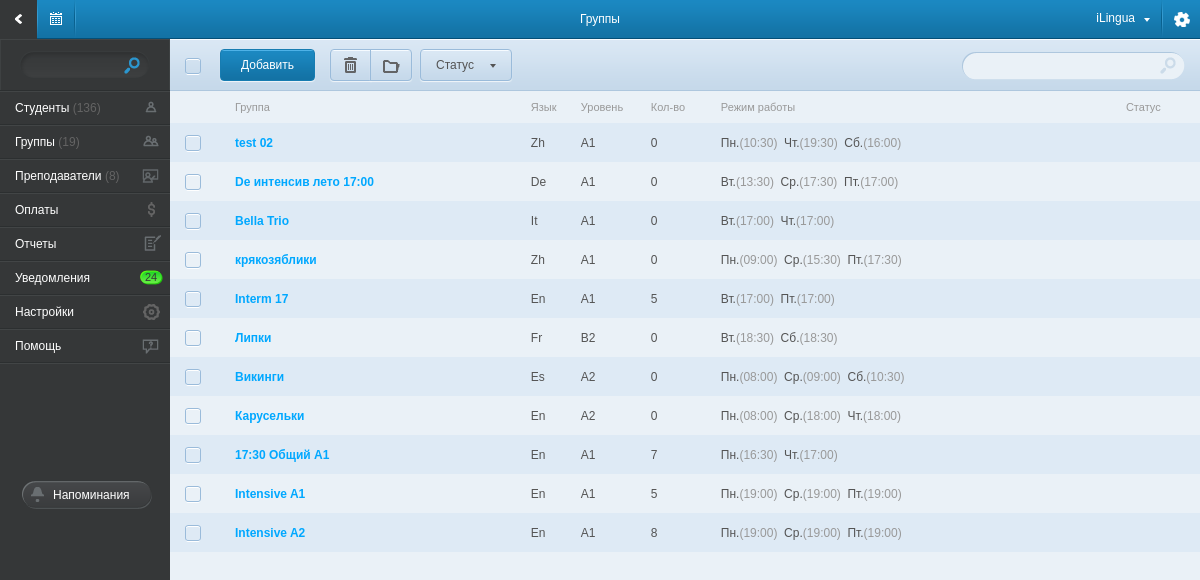
The app's page /groups/ with its own data.
### tables this page shows
CREATE TABLE IF NOT EXISTS `school_groups` (
  `id` int(6) NOT NULL auto_increment,
  `name` varchar(100) NOT NULL,
  `lang_id` int(5) NOT NULL,
  `level_id` int(5) NOT NULL,
  `group_format_id` int(5) NOT NULL,
  `status` int(3) NOT NULL,
  PRIMARY KEY  (`id`)
);

CREATE TABLE IF NOT EXISTS `lang` (
  `id` int(5) NOT NULL auto_increment,
  `name` varchar(100) NOT NULL,
  `short_name` varchar(5) NOT NULL,
  `color` varchar(7) NOT NULL default '#E93030',
  PRIMARY KEY  (`id`)
);

CREATE TABLE IF NOT EXISTS `level` (
  `id` int(5) NOT NULL auto_increment,
  `name` varchar(20) NOT NULL,
  `descriptiion` varchar(255) NOT NULL,
  PRIMARY KEY  (`id`)
);

CREATE TABLE IF NOT EXISTS `timetable_set` (
  `id` int(11) NOT NULL auto_increment,
  `classroom_id` int(5) NOT NULL,
  `school_groups_id` int(5) NOT NULL,
  `user_id` int(5) NOT NULL,
  `day` int(1) NOT NULL,
  `time_start` time NOT NULL,
  `time_stop` time NOT NULL,
  PRIMARY KEY  (`id`)
);

### application/controllers/main.php (called while the page is built, shortened)
<?php if ( ! defined('BASEPATH')) exit('No direct script access allowed');
class main extends CI_Controller{
    function __construct() {
        $this->load->database();
        $this->load->model('list_model',    'list');
        $this->load->model('student_model', 'student');
        $this->load->model('group_model',   'group');
        $this->load->model('payment_model', 'payment');
        $this->load->model('teacher_model', 'teacher');
        $this->load->model('schedule_model','schedule');
        $this->load->helper('valid_data');
        $this->load->helper('date_convert');
        $this->load->helper('student');
        $this->load->helper('other');
    }
    function groups(){
        $gp_data['groups_list']     = $this->group->get_groups();
        foreach( $gp_data['groups_list'] as $key => $groups_ar ){
            $date_list = $this->group->get_timetable( $groups_ar['id'] );
            if( $date_list ){
                foreach($date_list as $date_ar ){
                    $tmp_ar[ $date_ar['day'] ] = $date_ar['time_start'];
                }
                $gp_data['groups_list'][$key]['time_str'] = get_schedule_str( $tmp_ar );
                unset($tmp_ar);
            }
        }
        $main_data_ar['title']          = 'Группы';
        $main_data_ar['left_menu']      = $this->load->view('component/left_menu_view', '', TRUE);
        $main_data_ar['right_content']  = $this->load->view('page/groups_view', $gp_data, TRUE);
        $this->load->view('main_view', $main_data_ar );
    }
}

### index.php (called while the page is built, shortened)
<?php
require_once BASEPATH.'core/CodeIgniter.php';

### application/models/group_model.php (called while the page is built, shortened)
<?php if ( ! defined('BASEPATH')) exit('No direct script access allowed');
class group_model extends CI_Model{
    function get_groups(){
        $query = $this->db->query("
                                    SELECT
                                        school_groups.*, school_groups.id AS `group_id`, lang.name AS `lang_name`, lang.short_name AS `lang_sname`, level.name AS `level_name`,
                                        (SELECT
                                            COUNT(student.id)
                                            FROM
                                                `student`,`student_school_groups`
                                            WHERE
                                                student.id = student_school_groups.student_id
                                                AND
                                                student_school_groups.school_groups_id = `group_id`
                                         ) AS `cnt_student`
                                    FROM
                                        `school_groups`, `lang`, `level`
                                    WHERE
                                        school_groups.lang_id   = lang.id
                                        AND
                                        school_groups.level_id  = level.id
                                        AND
                                        school_groups.group_format_id != 1
                                    GROUP BY  school_groups.id
                                  ");
        foreach ( $query->result_array() as $row )
            $return_ar[] = $row;
        return $return_ar;
    }
}

### application/views/page/groups_view.php (the view, shortened to what this page needs)
<div id="right_content">
    <div id="fix_space">
        <div id="fix_top_menu">
            <div id="content_top_block">
                <div id="group_top_block">
                    <div id="check_all_block">
                    </div>
                    <a href="/add_group/" class="top_left_btn_action" style="left:50px;">Добавить</a>
                    <a href="#" class="top_left_btn top_left_btn_left top_left_btn_del"         style="left:160px;"><div></div></a>
                    <a href="#" class="top_left_btn top_left_btn_right top_left_btn_catalog"   style="left:200px;"><div></div></a>
                    <a href="#" class="top_left_btn top_left_btn_list" style="left:250px; width: 75px;">
                        <div>Статус</div>
                    </a>
                    <div class="filter_group_top">
                        <input type="text" name="group_filter" id="group_filter" />
                    </div>
                </div>
            </div>
        </div>
    </div>
    <table class="group_tbl">
        <tr class="group_first_tr">
            <td style="width: 35px;"></td>
            <td style="width: 30px;"></td>
            <td>Группа</td>
            <td style="width: 50px;">Язык</td>
            <td style="width: 70px;">Уровень</td>
            <td style="width: 70px;">Кол-во</td>
            <td>Режим работы</td>
            <td>Статус</td>
        </tr>
        <? foreach ($groups_list as $group_ar): ?>
            <tr>
                <td><input type="checkbox" name="tmp[]" /></td>
                <td class="group_tbl_star"></td>
                <td><a href="/group_cart/<?= $group_ar['id'] ?>/"><?= $group_ar['name'] ?></a></td>
                <td><?= $group_ar['lang_sname'] ?></td>
                <td><?= $group_ar['level_name'] ?></td>
                <td><?= $group_ar['cnt_student'] ?></td>
                <td><?= $group_ar['time_str'] ?></td>
                <td></td>
            </tr>
        <? endforeach; ?>
    </table>
</div>

### application/helpers/student_helper.php (shortened to what this page needs)
<?php if ( ! defined('BASEPATH')) exit('No direct script access allowed');
function get_schedule_str( $schadule_ar ){
    $day_ar = array('Пн.','Вт.','Ср.','Чт.','Пт.','Сб.','Вс.');
    $str = '';
    if( $schadule_ar != NULL ){
        foreach ( $schadule_ar as $day => $time ){
            $time = preg_replace("#(\d{2}:\d{2}):\d{2}#i", "$1", $time);
            $str .= $day_ar[ $day-1 ].'<span>('.$time.')</span>&nbsp;&nbsp;';
        }
    }
    return $str;
}

### css/main.css (style rules this page uses)
body { font-family: Arial,Helvetica,Garuda,sans-serif; font-size: 12px; background-color: #b0b7ba; }
#left_menu, #right_content { display: table-cell; }
#right_content { vertical-align: top; }
#fix_space { height: 52px; }
#content_top_block { background-image: url('/img/bg_center_top_block.png'); height: 52px; position: relative; }
#group_top_block { height: 52px; position: relative; }
#group_top_block div { position: absolute; }
#check_all_block, #check_all_star { width: 20px; height: 20px; left: 0px; top: 18px; }
a.top_left_btn { display: block; position: absolute; width:40px; height: 30px; top: 10px; background-image: url(/img/btn_top_left.png); border: #9abbda solid 1px; border-radius: 4px; box-shadow: 0px 1px 1px #f1f6fa; }
a.top_left_btn_left { border-radius: 4px 0px 0px 4px; }
a.top_left_btn_right { border-radius: 0px 4px 4px 0px; }
a.top_left_btn div { width: inherit; height:inherit; background-image: url(/img/top_pic.png); background-repeat: no-repeat; }
a.top_left_btn_del div { background-position: -37px -58px; }
a.top_left_btn_catalog div { background-position: -4px -58px; }
a.top_left_btn_list { padding-left: 15px; }
a.top_left_btn_list div { background-image: url(/img/top_list_row.png); background-position: right 14px; line-height: 30px; color:#545454; }
a.top_left_btn_action { display: inline-block; position: absolute; top: 10px; height: 30px; line-height: 30px; padding: 0px 20px; color: #fff; background-image: url(/img/btn_top_left_action.png); border: #177cb1 solid 1px; border-radius: 4px; box-shadow: 0px 1px 1px #f1f6fa; }
.filter_group_top { background-image: url('/img/filter_group_top.png'); width: 224px; height: 29px; right: 15px; top: 12px; }
.filter_group_top input { position: absolute; width: 180px; height: 16px; left:10px; top: 6px; background: none; border: none; color:#a1a1a1; }
.group_tbl, .memo_tbl { width: 100%; border-collapse: collapse; }
.group_tbl .group_first_tr, .memo_tbl .group_first_tr { color: #999999 !important; background-image: none !important; }
.group_tbl .group_first_tr td, .memo_tbl .group_first_tr td { height: auto !important; line-height: normal !important; padding: 10px 0px 10px 0px; font-size: 11px; font-weight: normal !important; color: #999999 !important; }
.group_tbl td, .memo_tbl td { height: 39px; vertical-align: middle; color: #545454; }
.group_tbl td span, .memo_tbl td span { color: #999999; }
.group_tbl td a, .memo_tbl td a { color: #00a8ff; text-decoration: none; font-weight: bold; }
a { font-size: 12px; color: #00a8ff; text-decoration: none; font-weight: normal; }

### records on screen
school_groups: name "test 02", lang.short_name "Zh", level.name "A1", cnt_student "0", day "Пн.", time "10:30", day "Чт.", time "19:30", day "Сб.", time "16:00"
school_groups: name "De интенсив лето 17:00", lang.short_name "De", level.name "A1", cnt_student "0", day "Вт.", time "13:30", day "Ср.", time "17:30", day "Пт.", time "17:00"
school_groups: name "Bella Trio", lang.short_name "It", level.name "A1", cnt_student "0", day "Вт.", time "17:00", day "Чт."
school_groups: name "крякозяблики", lang.short_name "Zh", level.name "A1", cnt_student "0", day "Пн.", time "09:00", day "Ср.", day "Пт."
timetable_set: time_start "15:30", time_stop "17:30"
school_groups: name "Interm 17", lang.short_name "En", level.name "A1", cnt_student "5", day "Вт.", time "17:00", day "Пт."
school_groups: name "Липки", lang.short_name "Fr", level.name "B2", cnt_student "0", day "Вт.", time "18:30", day "Сб."
school_groups: name "Викинги", lang.short_name "Es", level.name "A2", cnt_student "0", day "Пн.", time "08:00", day "Ср.", time "09:00", day "Сб.", time "10:30"
school_groups: name "Карусельки", lang.short_name "En", level.name "A2", cnt_student "0", day "Пн.", time "08:00", day "Ср.", time "18:00", day "Чт."
school_groups: name "17:30 Общий А1", lang.short_name "En", level.name "A1", cnt_student "7", day "Пн.", time "16:30", day "Чт.", time "17:00"
school_groups: name "Intensive A1", lang.short_name "En", level.name "A1", cnt_student "5", day "Пн.", time "19:00", day "Ср.", day "Пт."
school_groups: name "Intensive A2", lang.short_name "En", level.name "A1", cnt_student "8", day "Пн.", time "19:00", day "Ср.", day "Пт."

### other values on screen
$title "Группы"
